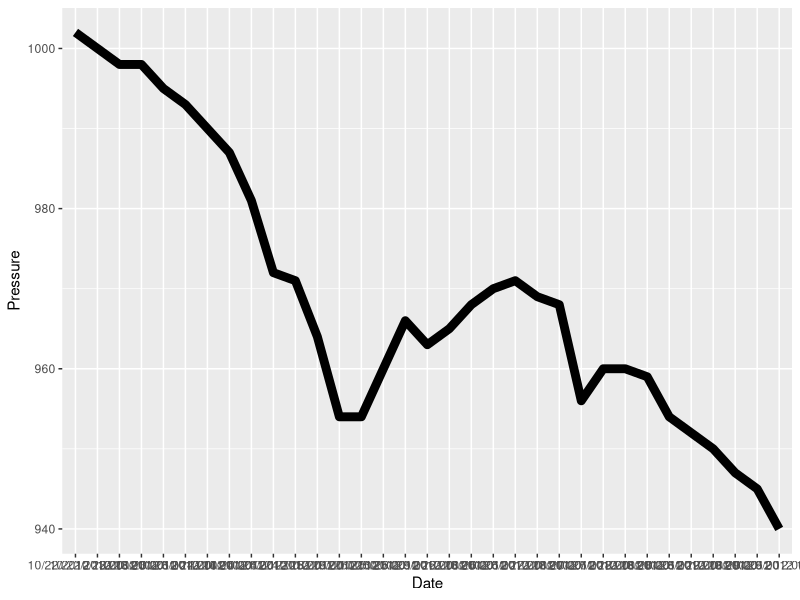
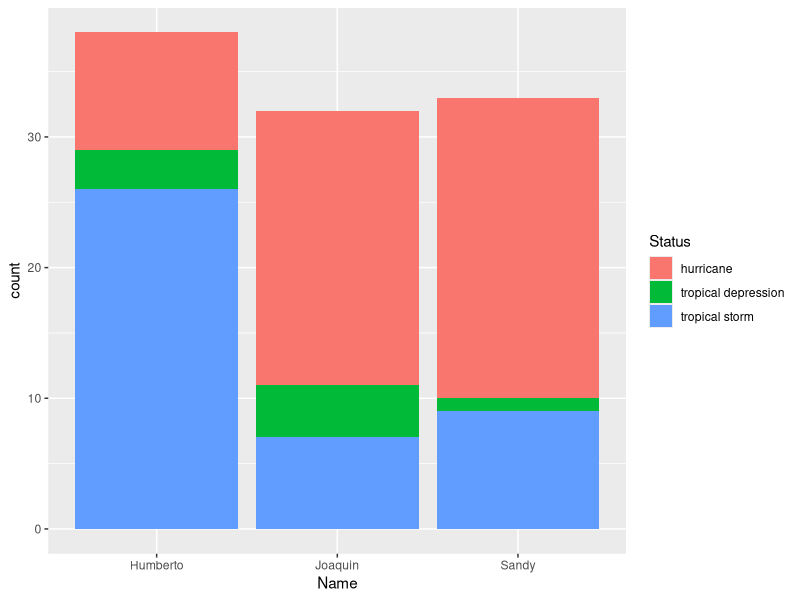

Generate these figures, in order, with R:
## ---- chunk 1
library(tidyverse)
library(ellipsis)
storms <- read.csv("storms.csv")
storms$Category <- factor(storms$Category, levels = -1:5) # set the storm category to be a factor
storms$Date <- factor(storms$Date, levels = unique(storms$Date)) # set the measurement date/time to be a factor
sampleStorms <- storms %>%
filter(Name == "Sandy" | Name == "Joaquin" |  Name == "Humberto")
## ---- chunk 2
sandy <- sampleStorms %>% filter(Name == "Sandy")
CQ1 <- ggplot(sandy, aes(x = Date, y = Pressure, group=1)) +
geom_line(size = 3)
CQ1
## ---- chunk 3
CQ2 <- ggplot(sampleStorms, aes(x = Name, fill = Status)) +
geom_bar()
CQ2
